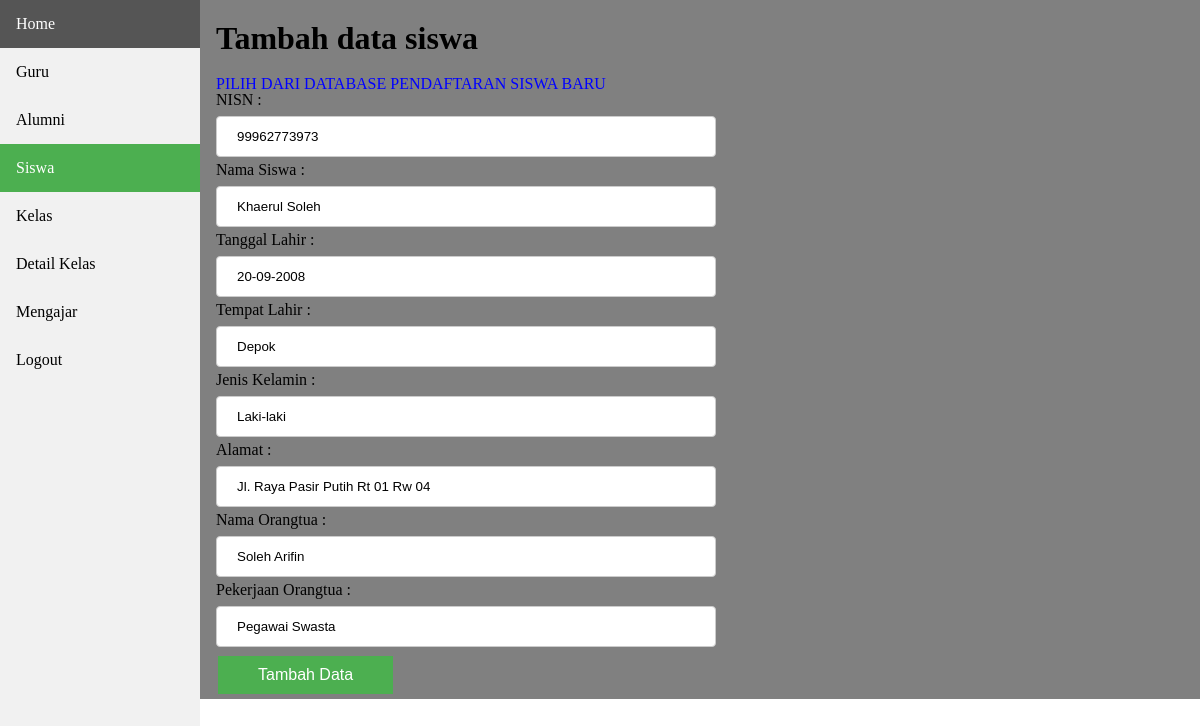
/admin/siswa/tambah.php?nopendaftaran=1 (signed in), run on the app's committed database.
### tables this page shows
CREATE TABLE `daftar` (
  `nopendaftaran` int(11) NOT NULL,
  `nama_pendaftar` varchar(100) NOT NULL,
  `asal_sekolah` varchar(30) NOT NULL,
  `jenis_kelamin` varchar(10) NOT NULL,
  `nisn` varchar(12) NOT NULL,
  `tempat_lahir` varchar(25) NOT NULL,
  `tanggal_lahir` date NOT NULL,
  `alamat` varchar(40) NOT NULL,
  `tlp` varchar(13) NOT NULL,
  `nama_ortu` varchar(20) NOT NULL,
  `pekerjaan_ortu` varchar(15) NOT NULL,
  `nun` int(11) NOT NULL,
  `ijazah` varchar(255) NOT NULL,
  `akte` varchar(255) NOT NULL,
  `status` varchar(10) NOT NULL
);

### koneksi.php (called while the page is built)
<?php
$conn = mysqli_connect("localhost","root","","smp");
function query($query){
	global $conn;
	$result = mysqli_query($conn, $query);
	$rows=[];
	while ($row = mysqli_fetch_assoc($result)) {
		$rows[] = $row;
	}
	return $rows;
}
 ?>

### admin/siswa/tambah.php (the view, shortened to what this page needs)
<!DOCTYPE html>
<html>
<head>
	<link rel="stylesheet" type="text/css" href="../gaya.css">
</head>
<body>
<div class="sidebar">
 <a href="../index.php">Home</a>
  <a href="../guru/guru.php">Guru</a>
  <a href="../alumni/alumni.php">Alumni</a>
  <a class="active" href="siswa.php">Siswa</a>
  <a href="../kelas/kelas.php">Kelas</a>
  <a href="../detailkelas/detail.php">Detail Kelas</a>
  <a href="../mengajar/mengajar.php">Mengajar</a>
  <a href="../logout.php">Logout</a>
</div>
<div class="content">
	<h1>Tambah data siswa</h1>
	<?php
	if (isset($_GET['nopendaftaran'])){
	$nopendaftaran=$_GET["nopendaftaran"];
$pendaftar=query("SELECT * FROM daftar WHERE nopendaftaran=$nopendaftaran")[0];
	 ?>
		<form action="" method="post" enctype="multipart/form-data">
		<a href="pilih.php">PILIH DARI DATABASE PENDAFTARAN SISWA BARU</a>
		<ul>
			<li>
				<label for="nisn">NISN : </label>
				<input type="text" name="nisn" id="nisn" required value="<?= $pendaftar["nisn"]; ?>">
			</li>
			<li>
				<label for="nama_siswa">Nama Siswa : </label>
				<input type="text" name="nama_siswa" id="nama_siswa" required value="<?= $pendaftar["nama_pendaftar"]; ?>">
			</li>
			<li>
				<label for="tanggal_lahir">Tanggal Lahir : </label>
				<input type="text" name="tanggal_lahir" id="tanggal_lahir" required value="<?= date('d-m-Y',strtotime($pendaftar["tanggal_lahir"]));  ?>">
			</li>
			<li>
				<label for="tempat_lahir">Tempat Lahir : </label>
				<input type="text" name="tempat_lahir" id="tempat_lahir" required value="<?= $pendaftar["tempat_lahir"]; ?>">
			</li>
			<li>
				<label for="jenis_kelamin">Jenis Kelamin : </label>
				<input type="text" name="jenis_kelamin" id="jenis_kelamin" required value="<?= $pendaftar["jenis_kelamin"]; ?>">
			</li>
			<li>
				<label for="alamat">Alamat : </label>
				<input type="text" name="alamat" id="alamat" required value="<?= $pendaftar["alamat"]; ?>">
			</li>
			<li>
				<label for="nama_ortu">Nama Orangtua : </label>
				<input type="text" name="nama_ortu" id="nama_ortu" required value="<?= $pendaftar["nama_ortu"]; ?>">
			</li>
			<li>
				<label for="pekerjaan_ortu">Pekerjaan Orangtua : </label>
				<input type="text" name="pekerjaan_ortu" id="pekerjaan_ortu" required value="<?= $pendaftar["pekerjaan_ortu"]; ?>">
			</li>
			<li><button type="submit" name="submit">Tambah Data</button>
			</li>
		</ul>
	</form>
<?php } ?>
</div>
</body>
</html>

### admin/gaya.css (style rules this page uses)
html, body, div, span, applet, object, iframe, h2, h3, h4, h5, h6, p, blockquote, pre, a, abbr, acronym, address, big, cite, code, del, dfn, em, img, ins, kbd, q, s, samp, small, strike, strong, sub, sup, tt, var, b, u, i, center, dl, dt, dd, ol, ul, li, fieldset, form, label, legend, caption, tbody, tfoot, thead, article, aside, canvas, details, embed, figure, figcaption, footer, header, hgroup, menu, nav, output, ruby, section, summary, time, mark, audio, video { margin: 0; padding: 0; border: 0; font-size: 100%; font: inherit; vertical-align: baseline; }
body { line-height: 1; }
ol, ul { list-style: none; }
.sidebar { margin: 0; padding: 0; width: 200px; background-color: #f1f1f1; position: fixed; height: 100%; overflow: auto; }
.sidebar a { display: block; color: black; padding: 16px; text-decoration: none; }
.sidebar a.active { background-color: #4CAF50; color: white; }
div.content { margin-left: 200px; padding: 1px 16px; min-height: 690px; }
.content { background-color: grey; }
.content input, select { width: 500px; padding: 12px 20px; margin: 8px 0px 5px 0px; display: inline-block; border: 1px solid #ccc; border-radius: 4px; box-sizing: border-box; }
.content label { display: block; }
button { background-color: #4CAF50; border: none; color: white; padding: 10px 40px 10px 40px; text-align: center; text-decoration: none; display: inline-block; font-size: 16px; margin: 4px 2px; cursor: pointer; transition-duration: 0.4s; }
.content a { text-decoration: none; color:blue; }

### data on the page
daftar: nisn "99962773973", nama_siswa "Khaerul Soleh", tanggal_lahir "20-09-2008", tempat_lahir "Depok", jenis_kelamin "Laki-laki", alamat "Jl. Raya Pasir Putih Rt 01 Rw 04", nama_ortu "Soleh Arifin", pekerjaan_ortu "Pegawai Swasta"
